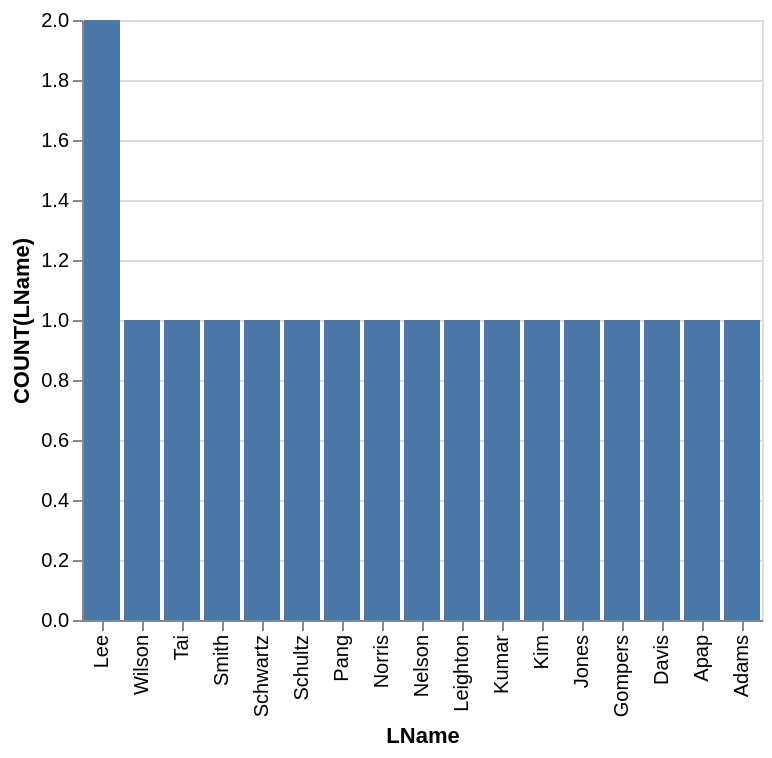

Vega-Lite specification for this chart:
### Vega-Lite specification from a JSON file in a GitHub repository (floating-point values rounded to 4 significant figures)
{"data": {"values": [{"x_data": "Lee", "y_data": 2}, {"x_data": "Wilson", "y_data": 1}, {"x_data": "Tai", "y_data": 1}, {"x_data": "Smith", "y_data": 1}, {"x_data": "Schwartz", "y_data": 1}, {"x_data": "Schultz", "y_data": 1}, {"x_data": "Pang", "y_data": 1}, {"x_data": "Norris", "y_data": 1}, {"x_data": "Nelson", "y_data": 1}, {"x_data": "Leighton", "y_data": 1}, {"x_data": "Kumar", "y_data": 1}, {"x_data": "Kim", "y_data": 1}, {"x_data": "Jones", "y_data": 1}, {"x_data": "Gompers", "y_data": 1}, {"x_data": "Davis", "y_data": 1}, {"x_data": "Apap", "y_data": 1}, {"x_data": "Adams", "y_data": 1}]}, "mark": "bar", "encoding": {"x": {"field": "x_data", "type": "nominal", "title": "LName", "sort": {"op": "sum", "field": "y_data", "order": "descending"}}, "y": {"field": "y_data", "type": "quantitative", "title": "COUNT(LName)"}}}
